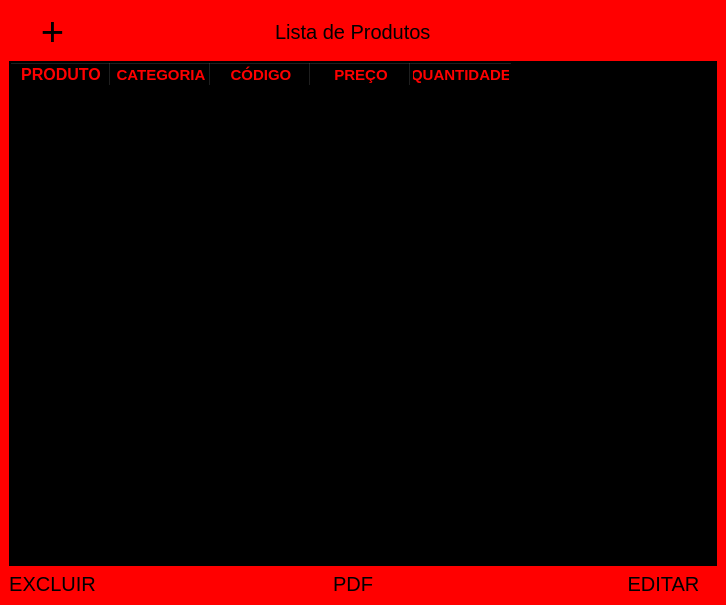
<?xml version="1.0" encoding="UTF-8"?>
<ui version="4.0">
 <class>MainWindow</class>
 <widget class="QMainWindow" name="MainWindow">
  <property name="geometry">
   <rect>
    <x>0</x>
    <y>0</y>
    <width>726</width>
    <height>605</height>
   </rect>
  </property>
  <property name="windowTitle">
   <string>Lista</string>
  </property>
  <property name="styleSheet">
   <string notr="true">background-color: rgb(255, 0, 0);</string>
  </property>
  <widget class="QWidget" name="centralwidget">
   <layout class="QGridLayout" name="gridLayout">
    <item row="0" column="3">
     <widget class="QLabel" name="label">
      <property name="font">
       <font>
        <pointsize>15</pointsize>
       </font>
      </property>
      <property name="text">
       <string>Lista de Produtos</string>
      </property>
     </widget>
    </item>
    <item row="2" column="0">
     <widget class="QPushButton" name="excluir">
      <property name="font">
       <font>
        <pointsize>15</pointsize>
       </font>
      </property>
      <property name="styleSheet">
       <string notr="true">border-radius: 15px;
background-color: rgb(255, 0, 0);</string>
      </property>
      <property name="text">
       <string>EXCLUIR</string>
      </property>
     </widget>
    </item>
    <item row="0" column="0">
     <widget class="QPushButton" name="add">
      <property name="font">
       <font>
        <pointsize>30</pointsize>
       </font>
      </property>
      <property name="styleSheet">
       <string notr="true">border-radius: 25px</string>
      </property>
      <property name="text">
       <string>+</string>
      </property>
     </widget>
    </item>
    <item row="0" column="1">
     <widget class="QPushButton" name="recarregar">
      <property name="font">
       <font>
        <pointsize>30</pointsize>
       </font>
      </property>
      <property name="styleSheet">
       <string notr="true">border-radius: 25px</string>
      </property>
      <property name="text">
       <string/>
      </property>
      <property name="icon">
       <iconset>
        <normaloff>../icon/reload-webpage_icon-icons.com_53905.png</normaloff>../icon/reload-webpage_icon-icons.com_53905.png</iconset>
      </property>
      <property name="iconSize">
       <size>
        <width>30</width>
        <height>30</height>
       </size>
      </property>
     </widget>
    </item>
    <item row="0" column="5">
     <widget class="QPushButton" name="mais">
      <property name="font">
       <font>
        <pointsize>30</pointsize>
       </font>
      </property>
      <property name="styleSheet">
       <string notr="true">border-radius: 25px</string>
      </property>
      <property name="text">
       <string/>
      </property>
      <property name="icon">
       <iconset>
        <normaloff>../icon/seta-cima.png</normaloff>../icon/seta-cima.png</iconset>
      </property>
      <property name="iconSize">
       <size>
        <width>40</width>
        <height>40</height>
       </size>
      </property>
     </widget>
    </item>
    <item row="1" column="0" colspan="7">
     <widget class="QTableWidget" name="tabela">
      <property name="enabled">
       <bool>true</bool>
      </property>
      <property name="minimumSize">
       <size>
        <width>500</width>
        <height>100</height>
       </size>
      </property>
      <property name="maximumSize">
       <size>
        <width>2000</width>
        <height>1000</height>
       </size>
      </property>
      <property name="font">
       <font>
        <pointsize>13</pointsize>
        <weight>75</weight>
        <bold>true</bold>
       </font>
      </property>
      <property name="mouseTracking">
       <bool>false</bool>
      </property>
      <property name="statusTip">
       <string comment="tabela" extracomment="tabela"/>
      </property>
      <property name="whatsThis">
       <string extracomment="tabela"/>
      </property>
      <property name="layoutDirection">
       <enum>Qt::LeftToRight</enum>
      </property>
      <property name="autoFillBackground">
       <bool>true</bool>
      </property>
      <property name="styleSheet">
       <string notr="true">background-color: rgb(0, 0, 0);
color: rgb(255, 0, 0);</string>
      </property>
      <property name="frameShape">
       <enum>QFrame::WinPanel</enum>
      </property>
      <property name="frameShadow">
       <enum>QFrame::Sunken</enum>
      </property>
      <property name="lineWidth">
       <number>0</number>
      </property>
      <property name="midLineWidth">
       <number>0</number>
      </property>
      <property name="alternatingRowColors">
       <bool>false</bool>
      </property>
      <property name="showGrid">
       <bool>true</bool>
      </property>
      <property name="gridStyle">
       <enum>Qt::NoPen</enum>
      </property>
      <property name="sortingEnabled">
       <bool>false</bool>
      </property>
      <property name="rowCount">
       <number>0</number>
      </property>
      <property name="columnCount">
       <number>5</number>
      </property>
      <attribute name="horizontalHeaderMinimumSectionSize">
       <number>100</number>
      </attribute>
      <attribute name="horizontalHeaderDefaultSectionSize">
       <number>100</number>
      </attribute>
      <attribute name="verticalHeaderDefaultSectionSize">
       <number>30</number>
      </attribute>
      <column>
       <property name="text">
        <string>PRODUTO</string>
       </property>
       <property name="font">
        <font>
         <pointsize>12</pointsize>
         <weight>75</weight>
         <bold>true</bold>
        </font>
       </property>
      </column>
      <column>
       <property name="text">
        <string>CATEGORIA</string>
       </property>
       <property name="font">
        <font>
         <pointsize>11</pointsize>
         <weight>75</weight>
         <bold>true</bold>
        </font>
       </property>
      </column>
      <column>
       <property name="text">
        <string>CÓDIGO</string>
       </property>
       <property name="font">
        <font>
         <pointsize>11</pointsize>
         <weight>75</weight>
         <bold>true</bold>
        </font>
       </property>
      </column>
      <column>
       <property name="text">
        <string>PREÇO</string>
       </property>
       <property name="font">
        <font>
         <pointsize>11</pointsize>
         <weight>75</weight>
         <bold>true</bold>
        </font>
       </property>
      </column>
      <column>
       <property name="text">
        <string>QUANTIDADE</string>
       </property>
       <property name="font">
        <font>
         <pointsize>11</pointsize>
         <weight>75</weight>
         <bold>true</bold>
        </font>
       </property>
      </column>
     </widget>
    </item>
    <item row="2" column="3">
     <widget class="QPushButton" name="pdf">
      <property name="font">
       <font>
        <pointsize>15</pointsize>
       </font>
      </property>
      <property name="styleSheet">
       <string notr="true">background-color: rgb(255, 0, 0);
border-radius: 25px</string>
      </property>
      <property name="text">
       <string>PDF</string>
      </property>
     </widget>
    </item>
    <item row="0" column="6">
     <widget class="QPushButton" name="menos">
      <property name="font">
       <font>
        <pointsize>30</pointsize>
       </font>
      </property>
      <property name="styleSheet">
       <string notr="true">border-radius: 25px</string>
      </property>
      <property name="text">
       <string/>
      </property>
      <property name="icon">
       <iconset>
        <normaloff>../icon/seta-baixo.png</normaloff>../icon/seta-baixo.png</iconset>
      </property>
      <property name="iconSize">
       <size>
        <width>40</width>
        <height>40</height>
       </size>
      </property>
     </widget>
    </item>
    <item row="2" column="6">
     <widget class="QPushButton" name="editar">
      <property name="font">
       <font>
        <pointsize>15</pointsize>
       </font>
      </property>
      <property name="styleSheet">
       <string notr="true">border-radius: 15px;
background-color: rgb(255, 0, 0);</string>
      </property>
      <property name="text">
       <string>EDITAR</string>
      </property>
     </widget>
    </item>
   </layout>
  </widget>
 </widget>
 <resources/>
 <connections/>
</ui>
